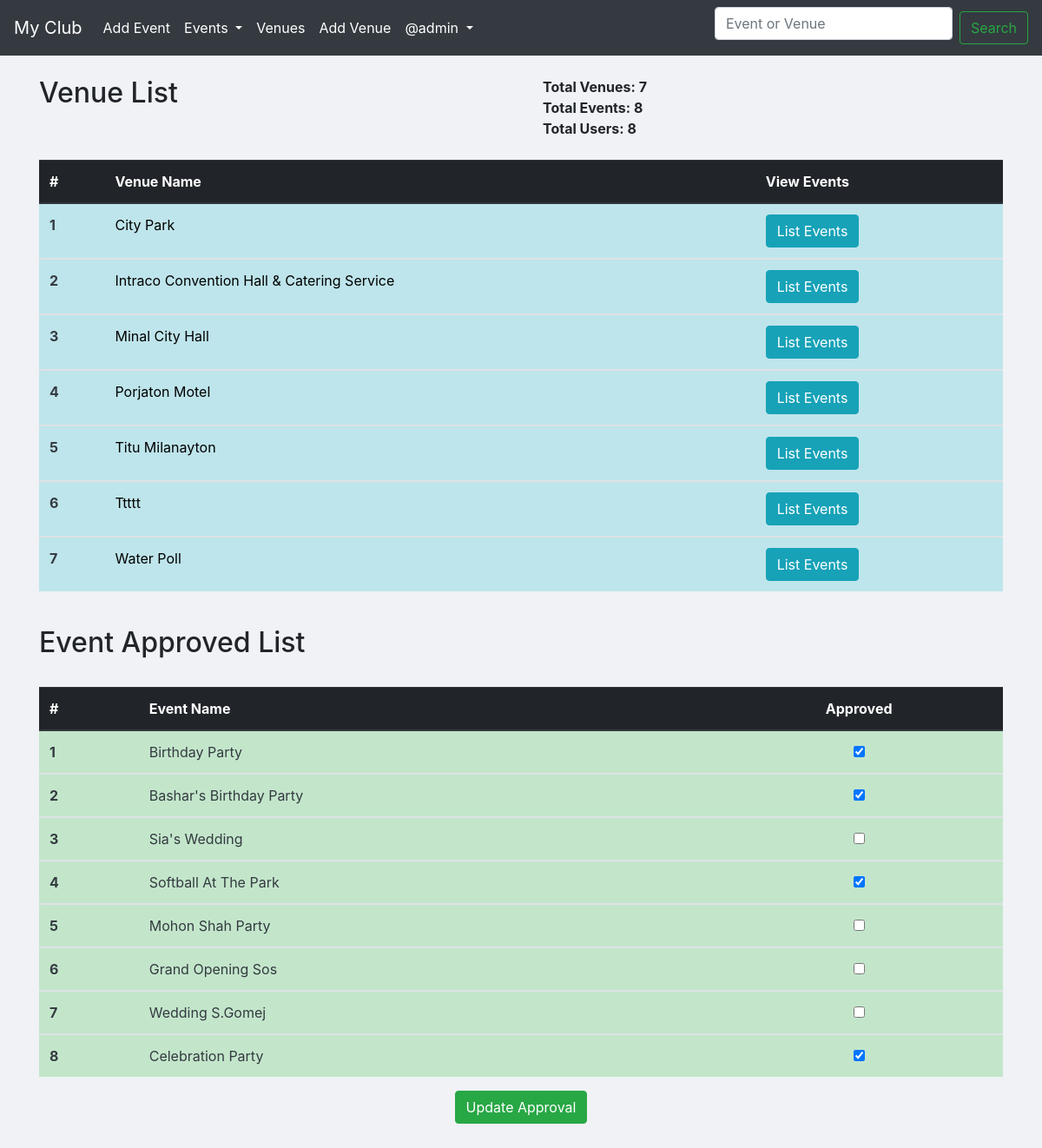
/admin-approval/ (signed in), run on an earlier commit of the app's database.
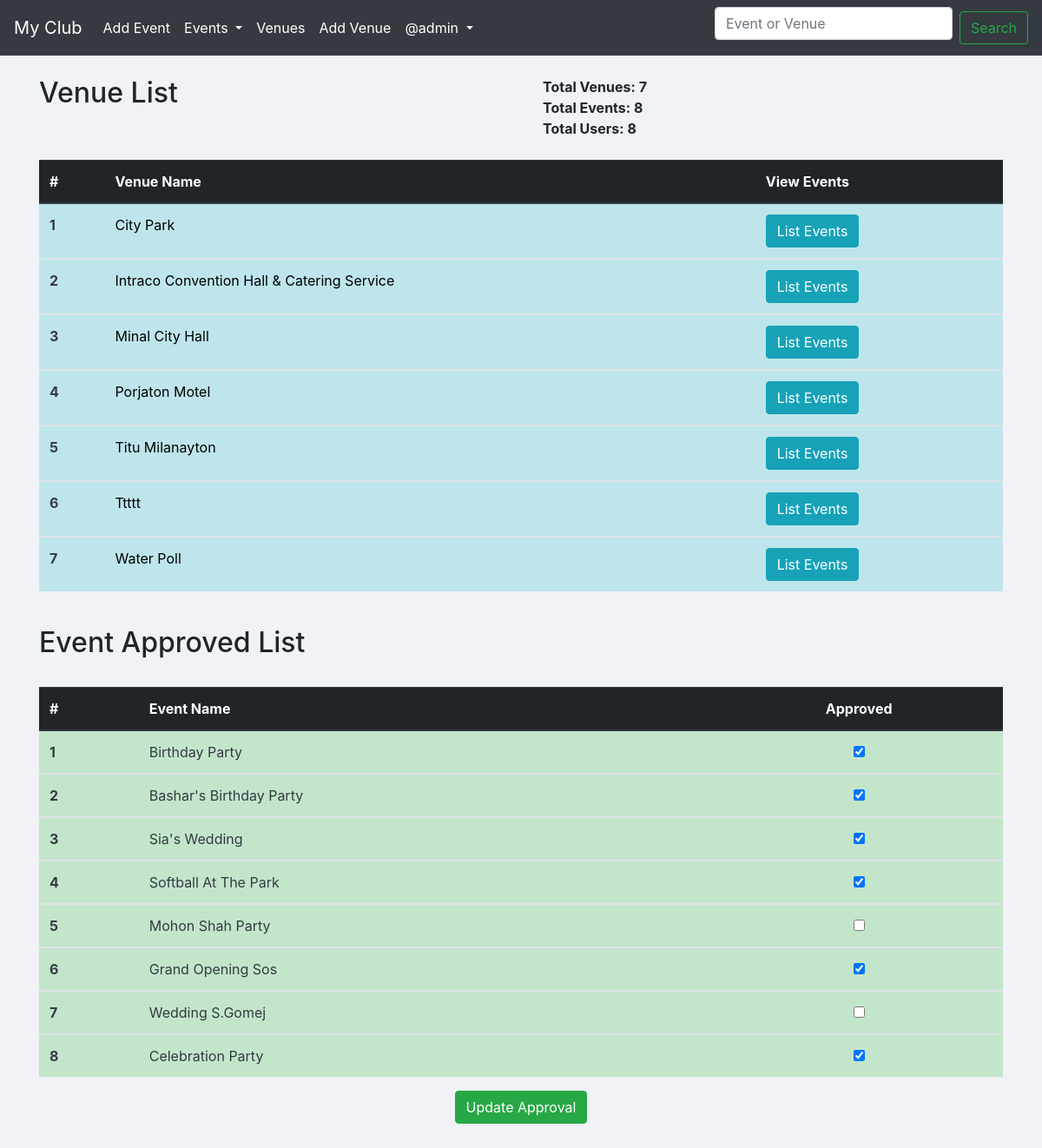
And on a later commit of the database.
### events/models.py (models this page shows, shortened)
class Venue(models.Model):
	name = models.CharField(verbose_name='Venue name', max_length=120)
	address = models.CharField(max_length=300)
	zip_code = models.CharField('Zip Code',max_length=10,blank=True)
	phone = models.CharField('Contact phone',max_length=15,blank=True)
	web = models.URLField('Website address', blank=True)
	email = models.EmailField('Email address',blank=True)
	owner = models.PositiveIntegerField(verbose_name='Venue Owner', blank=False, default=1)
	book = models.BooleanField(default=False, blank=True)
	images = models.ImageField(upload_to='venue/images/',verbose_name='Upload Image')

class Event(models.Model):
	name = models.CharField('Event name', max_length=120)
	event_date = models.DateTimeField('Event date')
	venue = models.ForeignKey(Venue, null=True, on_delete=models.CASCADE) # Many to One Relation
	manager = models.ForeignKey(User, blank=True,on_delete=models.CASCADE) # Many to one Relation
	description = models.TextField(blank=True)
	attendees = models.ManyToManyField(MyClubUser,blank=True) # Many to Many Relation
	approved = models.BooleanField("Approved", default=False)

### events/views.py (the view)
# urls.py: path('admin-approval/', views.AdminApproval, name='admin-approval'),
def AdminApproval(request):
	if request.user.is_authenticated:
		if request.user.is_superuser:
			venue_count = Venue.objects.all().count()
			venue_list = Venue.objects.all().order_by('name')
			events_list = Event.objects.all().order_by('-event_date')
			event_count = Event.objects.all().count()
			user_count = User.objects.all().count()
			if request.method == "POST":
				id_list = request.POST.getlist('boxes')
				events_list.update(approved=False)
				for x in id_list:
					Event.objects.filter(pk=int(x)).update(approved=True)
				messages.success(request,"Event approved update successfully..!")
				return redirect('list-events')
			else:
				context = {
					'venue_count':venue_count,
					'venue_list':venue_list,
					'events_list':events_list,
					'event_count':event_count,
					'user_count':user_count
				}
				return render(request, 'events/admin-approval.html',context)
		else:
			messages.success(request,'You are not Superuser...')
			return redirect('/')
	else:
		messages.success(request,'You are not login...')
		return redirect('login')

### events/templates/events/admin-approval.html (shortened to what this page needs)
{% extends 'events/base.html' %}
    {% block content %}
        <div class="row">
          <div class="col-6">
            <h2>Venue List</h2>
          </div>
          <div class="col-6">
            <strong style="padding:10px">Total Venues: {{ venue_count }}</strong><br>
            <strong style="padding:10px">Total Events: {{ event_count }}</strong><br>
            <strong style="padding:10px">Total Users: {{ user_count }}</strong>
          </div>
        </div><br>
        <table class="table table-hover table-dark">
            <thead>
              <tr>
                <th scope="col">#</th>
                <th scope="col">Venue Name</th>
                <th scope="col">View Events</th>
              </tr>
            </thead>{% for venue in venue_list %}
          <tbody>
            <tr class="table-info text-dark">
              <th scope="row">{{forloop.counter}}</th>
              <td><a class="float-left" style="color:black !important; text-decoration: none;" href="{% url 'show-venue' venue.id %}">{{venue.name | title }}</a></td>
              <td class="text-center"><a class="float-left btn btn-info" style="color:white !important; text-decoration: none;" href="{% url 'venue-events' venue.id %}">List Events</a></td>
            </tr>
          </tbody>{% endfor %}
        </table><br>
        <h2>Event Approved List</h2><br>
        <form action="" method="POST">
          <table class="table table-hover table-dark">
            <thead>
              <tr>
                <th scope="col">#</th>
                <th scope="col">Event Name</th>
                <th class="text-center" scope="col">Approved</th>
              </tr>
            </thead>{% for event in events_list %}
          <tbody>
            <tr class="table-success text-dark">
              <th scope="row">{{forloop.counter}}</th>
              <td>{{event.name | title}}</td>
              <td class="text-center">
                {% if event.approved %}
                <div class="from-check">
                  <input class="from-check-input" type="checkbox" checked='checked' value="{{event.id}}" name="boxes">
                </div>
                {% else %}
                <div class="from-check">
                  <input class="from-check-input" type="checkbox" value="{{event.id}}" name="boxes">
                </div>
                {% endif %}
              </td>
            </tr>
          </tbody>{% endfor %}
        </table>
      <p class="text-center"><button class="btn btn-success" type="submit">Update Approval</button></p>
      </form>
      <br><br>
    {% endblock content %}

### events/templates/events/base.html (shortened to what this page needs)
<!doctype html>
<html lang="en">
  <head>
    <link rel="stylesheet" href="https://cdn.jsdelivr.net/npm/bootstrap@4.0.0/dist/css/bootstrap.min.css">
  </head>
  <body>
  		{% include 'events/navbar.html' %}
  		<br>
    	<div class="container">
    {% block content %}
		{% endblock content %}
    	</div>
  </body>
</html>

### events/templates/events/navbar.html (shortened to what this page needs)
<nav class="navbar navbar-expand-lg navbar-dark bg-dark">
  <a class="navbar-brand" href="{% url 'home' %}">My Club</a>
  <div class="collapse navbar-collapse" id="navbarSupportedContent">
    <ul class="navbar-nav mr-auto">
      {% if request.user.is_authenticated %}
      <li class="nav-item active">
        <a class="nav-link" href="{% url 'add-event' %}">Add Event</a>
      </li>
      {% endif %}
      <li class="nav-item dropdown active">
        <a class="nav-link dropdown-toggle" href="#" id="navbarDropdown" role="button" data-toggle="dropdown" aria-haspopup="true" aria-expanded="false">
          Events
        </a>
      </li>
      <li class="nav-item active">
        <a class="nav-link" href="{% url 'list-venue' %}">Venues</a>
      </li>
      {% if request.user.is_authenticated %}
      <li class="nav-item active">
        <a class="nav-link" href="{% url 'add-venue' %}">Add Venue</a>
      </li>
      {% endif %}
      {% if request.user.is_authenticated %}
      <li class="nav-item dropdown active">
        <a class="nav-link dropdown-toggle" href="#" id="navbarDropdown" role="button" data-toggle="dropdown" aria-haspopup="true" aria-expanded="false">
          @{{user}}
        </a>
      </li>
      {% endif %}
    </ul>
    <form class="form-inline my-2 my-lg-0" method="POST" action="{% url 'searchany' %}">
      <input class="form-control mr-sm-2" type="search" name="searched" placeholder="Event or Venue" aria-label="Search">
      <input class="btn btn-outline-success my-2 my-sm-0" type="submit" value="Search">
    </form>
  </div>
</nav>

### events/templates/events/base.html (style rules this page uses)
body { background-color: #f0f2f5; }
.form-control { margin-bottom: 10px !important; }

What changed in the data, as far as the page shows it:
changed Event "Sia's Wedding": approved False → True (drawn); boxes "☐" → "☑"
changed Event "Grand Opening Sos": approved False → True (drawn); boxes "☐" → "☑"
